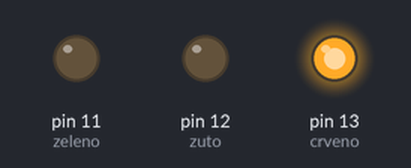
A sketch run on a simulated Arduino Uno, built with avr-gcc and run on an emulated ATmega328P. Parts: output pins drawn as LEDs (lit = HIGH).

Above: at 2.5 s.
At 5.2 s:
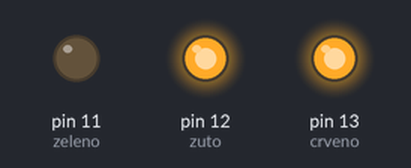
At 8.0 s:
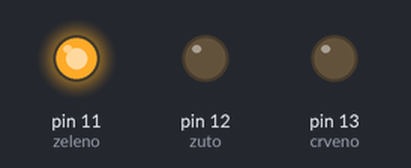
At 10.7 s:
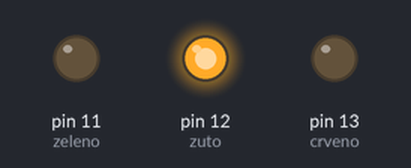
Timing chart, 0 to 14.3 s (numbered marks = the images above):
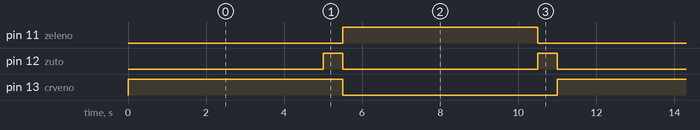

The sketch:

led-semafor.ino
```cpp
void setup() {
  pinMode(13, OUTPUT); //crveno
  pinMode(12, OUTPUT); //zuto
  pinMode(11, OUTPUT); //zeleno
}

void loop() {
  digitalWrite(13, HIGH);
  digitalWrite(12, LOW);
  digitalWrite(11, LOW);
  delay(5000);
  digitalWrite(13, HIGH);
  digitalWrite(12, HIGH);
  digitalWrite(11, LOW);
  delay(500);
  digitalWrite(13, LOW);
  digitalWrite(12, LOW);
  digitalWrite(11, HIGH);
  delay(5000);
  digitalWrite(13, LOW);
  digitalWrite(12, HIGH);
  digitalWrite(11, LOW);
  delay(500);
}
```

Measured:
- by itself, pin 11 (zeleno): alternates HIGH for 5.0 s and LOW for 6.0 s
- by itself, pin 12 (zuto): alternates HIGH for 0.50 s and LOW for 5.0 s
- by itself, pin 13 (crveno): alternates HIGH for 5.5 s and LOW for 5.5 s
